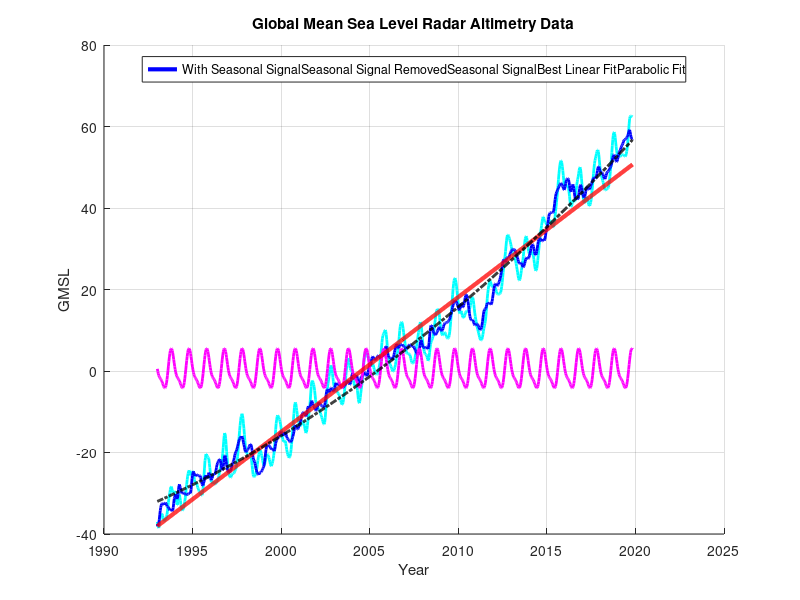

MATLAB code to generate this figure:
%% Lab 8 by Cole Bardin Section 62
%% Curve Fitting and Global Sea Levels
%% Part A
%% Question 1
clc, clear, close all
x1 = -2; y1 = 2;   % point #1
x2 = +3; y2 = 7;   % point #2
% Observation vector y
y = [y1;y2];
% Design matrix D
D = [1, x1; 1, x2];
% Parameter vector b
b = inv(D)*y

% Question 2
hold on
xp = -5:0.1:5;
yp = b(2)*xp + b(1);
plot(xp, yp, 'b', "LineWidth", 3);
plot(x1, y1, 'o', "MarkerEdgeColor",'b', "MarkerFaceColor",'y', "MarkerSize",12);
plot(x2, y2, 'o', "MarkerEdgeColor",'b', "MarkerFaceColor",'y', "MarkerSize",12);
axis([-5, 5, 0, 10])
title("The Line Through Two Points")
ylabel("y-axis")
xlabel("x-axis")
text(0,6, "y = 4 + 1x", "Color",'r')
text(0,5.5, "\Downarrow", "Color",'r', "FontSize",15)

% Question 3
D2 = transpose(D);
b = inv(D2*D)*D2*y

% Question 4
x3 = 0; y3 = 4;
y = [y1;y2;y3];
D = [1, x1; 1, x2; 1, x3];
AM = [D, y];
RAM = rref(AM)
b = [RAM(1, 3); RAM(2, 3)]
plot(x3, y3, 'o', "MarkerEdgeColor",'b', "MarkerFaceColor",'y', "MarkerSize",12);

% Check that leas-squares method still works
D2 = transpose(D);
b = inv(D2*D)*D2*y

% Question 5
x3 = 0; y3 = 6;
yest = [y1;y2;y3];
D = [1, x1; 1, x2; 1, x3];
AM = [D, y];
RAM = rref(AM)

% Question 6
D2 = transpose(D);
b = inv(D2*D)*D2*y

N = length(D);
err = y - yest;
RMSE = (err'*err/N)^0.5

%% Question 7
clc, clear, close all
x1 = -2; y1 = 2;   % point #1
x2 = +3; y2 = 7;   % point #2
x3 = 0; y3 = 6;

y = [y1;y2;y3];
D = [1, x1, x1^2; 1, x2, x2^2; 1, x3, x3^2];
b = inv(D'*D)*D'*y

%% Part B
%% Question 8
clc, clear, close all
load("sea_level_data_May2021.mat")

time = sea_level_data(:,3); % Date/time in years.
gmsl11 = sea_level_data(:,11); % Global mean sea level with seasonal signals
gmsl12 = sea_level_data(:,12); % Global mean sea level - seasonal signals removed

first = [time(1), gmsl11(1), gmsl12(1)]
N = numel(time)
last = [time(N), gmsl11(N), gmsl12(N)]

hold on
grid on
plot(time, gmsl11, 'cyan', "LineWidth",2)
plot(time, gmsl12, 'blue', "LineWidth",2)
plot(time, gmsl11- gmsl12, 'magenta', "LineWidth",2)
title("Global Mean Sea Level Radar Altimetry Data")
xlabel("Year")
ylabel("GMSL")
axis([1990, 2025, -40, 80])
%legend(["With Seasonal Signal", "Seasonal Signal Removed", "Seasonal Signal"], "Location","north")

% Question 9
one = ones(N,1);
%D = [one, time];
t0 = sum(time)/numel(time)
D = [ones(size(time)), time - t0];
y = gmsl12;

b = inv(D'*D)*D'*y;
yest = D*b;
err = y - yest;
RMSE = (err'*err/N)^0.5
plot(time, yest, 'r', "LineWidth",3)
%legend(["With Seasonal Signal", "Seasonal Signal Removed", "Seasonal Signal", "Best Linear Fit"], "Location","north")

t0 = sum(time)/numel(time)
D = [ones(size(time)), time - t0];
gmsl = @(year) b(1) + b(2) * (year-t0) % anonymous function for best-fit line

% Question 10
% Enter the new design matrix D.
D = [ones(size(time)) time-t0 (time-t0).^2];
b = inv(D'*D) * D' *y; % the same, but will have three components!
y_est = D*b; % the same!

% Define an anonymous function for the best-fit quadratic.
% Use capital letters for the quadratic fit.
GMSL = @(year) b(1) + b(2) * (year-t0) + b(3) * (year-t0).^2 % best-fit quadratic

plot(time, GMSL(time), 'k-.', "LineWidth",2)
legend(["With Seasonal Signal", "Seasonal Signal Removed", "Seasonal Signal", "Best Linear Fit", "Parabolic Fit"], "Location","north")
